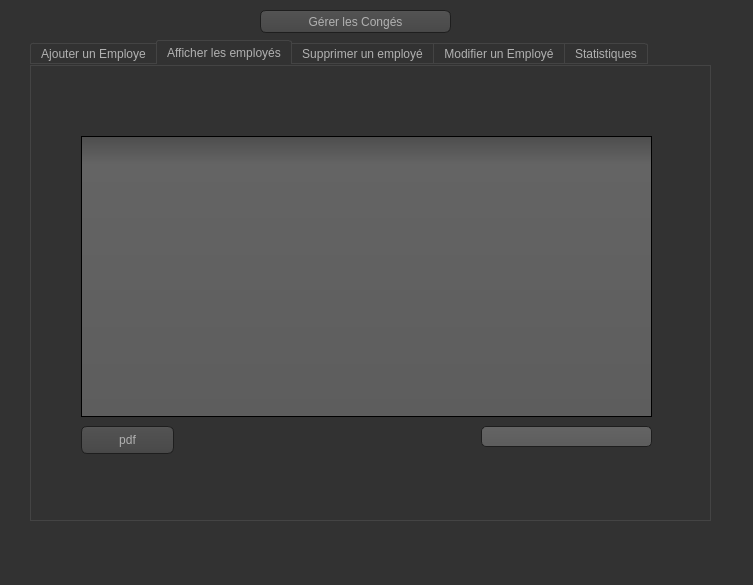
<?xml version="1.0" encoding="UTF-8"?>
<ui version="4.0">
 <class>MainWindow</class>
 <widget class="QMainWindow" name="MainWindow">
  <property name="geometry">
   <rect>
    <x>0</x>
    <y>0</y>
    <width>753</width>
    <height>585</height>
   </rect>
  </property>
  <property name="windowTitle">
   <string>MainWindow</string>
  </property>
  <property name="styleSheet">
   <string notr="true">QToolTip
{
     border: 1px solid black;
     background-color: #ffa02f;
     padding: 1px;
     border-radius: 3px;
     opacity: 100;
}

QWidget
{
    color: #b1b1b1;
    background-color: #323232;
}

QWidget:item:hover
{
    background-color: QLinearGradient( x1: 0, y1: 0, x2: 0, y2: 1, stop: 0 #ffa02f, stop: 1 #ca0619);
    color: #000000;
}

QWidget:item:selected
{
    background-color: QLinearGradient( x1: 0, y1: 0, x2: 0, y2: 1, stop: 0 #ffa02f, stop: 1 #d7801a);
}

QMenuBar::item
{
    background: transparent;
}

QMenuBar::item:selected
{
    background: transparent;
    border: 1px solid #ffaa00;
}

QMenuBar::item:pressed
{
    background: #444;
    border: 1px solid #000;
    background-color: QLinearGradient(
        x1:0, y1:0,
        x2:0, y2:1,
        stop:1 #212121,
        stop:0.4 #343434/*,
        stop:0.2 #343434,
        stop:0.1 #ffaa00*/
    );
    margin-bottom:-1px;
    padding-bottom:1px;
}

QMenu
{
    border: 1px solid #000;
}

QMenu::item
{
    padding: 2px 20px 2px 20px;
}

QMenu::item:selected
{
    color: #000000;
}

QWidget:disabled
{
    color: #404040;
    background-color: #323232;
}

QAbstractItemView
{
    background-color: QLinearGradient( x1: 0, y1: 0, x2: 0, y2: 1, stop: 0 #4d4d4d, stop: 0.1 #646464, stop: 1 #5d5d5d);
}

QWidget:focus
{
    /*border: 2px solid QLinearGradient( x1: 0, y1: 0, x2: 0, y2: 1, stop: 0 #ffa02f, stop: 1 #d7801a);*/
}

QLineEdit
{
    background-color: QLinearGradient( x1: 0, y1: 0, x2: 0, y2: 1, stop: 0 #4d4d4d, stop: 0 #646464, stop: 1 #5d5d5d);
    padding: 1px;
    border-style: solid;
    border: 1px solid #1e1e1e;
    border-radius: 5;
}

QPushButton
{
    color: #b1b1b1;
    background-color: QLinearGradient( x1: 0, y1: 0, x2: 0, y2: 1, stop: 0 #565656, stop: 0.1 #525252, stop: 0.5 #4e4e4e, stop: 0.9 #4a4a4a, stop: 1 #464646);
    border-width: 1px;
    border-color: #1e1e1e;
    border-style: solid;
    border-radius: 6;
    padding: 3px;
    font-size: 12px;
    padding-left: 5px;
    padding-right: 5px;
}

QPushButton:pressed
{
    background-color: QLinearGradient( x1: 0, y1: 0, x2: 0, y2: 1, stop: 0 #2d2d2d, stop: 0.1 #2b2b2b, stop: 0.5 #292929, stop: 0.9 #282828, stop: 1 #252525);
}

QComboBox
{
    selection-background-color: #ffaa00;
    background-color: QLinearGradient( x1: 0, y1: 0, x2: 0, y2: 1, stop: 0 #565656, stop: 0.1 #525252, stop: 0.5 #4e4e4e, stop: 0.9 #4a4a4a, stop: 1 #464646);
    border-style: solid;
    border: 1px solid #1e1e1e;
    border-radius: 5;
}

QComboBox:hover,QPushButton:hover
{
    border: 2px solid QLinearGradient( x1: 0, y1: 0, x2: 0, y2: 1, stop: 0 #ffa02f, stop: 1 #d7801a);
}


QComboBox:on
{
    padding-top: 3px;
    padding-left: 4px;
    background-color: QLinearGradient( x1: 0, y1: 0, x2: 0, y2: 1, stop: 0 #2d2d2d, stop: 0.1 #2b2b2b, stop: 0.5 #292929, stop: 0.9 #282828, stop: 1 #252525);
    selection-background-color: #ffaa00;
}

QComboBox QAbstractItemView
{
    border: 2px solid darkgray;
    selection-background-color: QLinearGradient( x1: 0, y1: 0, x2: 0, y2: 1, stop: 0 #ffa02f, stop: 1 #d7801a);
}

QComboBox::drop-down
{
     subcontrol-origin: padding;
     subcontrol-position: top right;
     width: 15px;

     border-left-width: 0px;
     border-left-color: darkgray;
     border-left-style: solid; /* just a single line */
     border-top-right-radius: 3px; /* same radius as the QComboBox */
     border-bottom-right-radius: 3px;
 }

QComboBox::down-arrow
{
     image: url(:/down_arrow.png);
}

QGroupBox:focus
{
border: 2px solid QLinearGradient( x1: 0, y1: 0, x2: 0, y2: 1, stop: 0 #ffa02f, stop: 1 #d7801a);
}

QTextEdit:focus
{
    border: 2px solid QLinearGradient( x1: 0, y1: 0, x2: 0, y2: 1, stop: 0 #ffa02f, stop: 1 #d7801a);
}

QScrollBar:horizontal {
     border: 1px solid #222222;
     background: QLinearGradient( x1: 0, y1: 0, x2: 0, y2: 1, stop: 0.0 #121212, stop: 0.2 #282828, stop: 1 #484848);
     height: 7px;
     margin: 0px 16px 0 16px;
}

QScrollBar::handle:horizontal
{
      background: QLinearGradient( x1: 0, y1: 0, x2: 1, y2: 0, stop: 0 #ffa02f, stop: 0.5 #d7801a, stop: 1 #ffa02f);
      min-height: 20px;
      border-radius: 2px;
}

QScrollBar::add-line:horizontal {
      border: 1px solid #1b1b19;
      border-radius: 2px;
      background: QLinearGradient( x1: 0, y1: 0, x2: 1, y2: 0, stop: 0 #ffa02f, stop: 1 #d7801a);
      width: 14px;
      subcontrol-position: right;
      subcontrol-origin: margin;
}

QScrollBar::sub-line:horizontal {
      border: 1px solid #1b1b19;
      border-radius: 2px;
      background: QLinearGradient( x1: 0, y1: 0, x2: 1, y2: 0, stop: 0 #ffa02f, stop: 1 #d7801a);
      width: 14px;
     subcontrol-position: left;
     subcontrol-origin: margin;
}

QScrollBar::right-arrow:horizontal, QScrollBar::left-arrow:horizontal
{
      border: 1px solid black;
      width: 1px;
      height: 1px;
      background: white;
}

QScrollBar::add-page:horizontal, QScrollBar::sub-page:horizontal
{
      background: none;
}

QScrollBar:vertical
{
      background: QLinearGradient( x1: 0, y1: 0, x2: 1, y2: 0, stop: 0.0 #121212, stop: 0.2 #282828, stop: 1 #484848);
      width: 7px;
      margin: 16px 0 16px 0;
      border: 1px solid #222222;
}

QScrollBar::handle:vertical
{
      background: QLinearGradient( x1: 0, y1: 0, x2: 0, y2: 1, stop: 0 #ffa02f, stop: 0.5 #d7801a, stop: 1 #ffa02f);
      min-height: 20px;
      border-radius: 2px;
}

QScrollBar::add-line:vertical
{
      border: 1px solid #1b1b19;
      border-radius: 2px;
      background: QLinearGradient( x1: 0, y1: 0, x2: 0, y2: 1, stop: 0 #ffa02f, stop: 1 #d7801a);
      height: 14px;
      subcontrol-position: bottom;
      subcontrol-origin: margin;
}

QScrollBar::sub-line:vertical
{
      border: 1px solid #1b1b19;
      border-radius: 2px;
      background: QLinearGradient( x1: 0, y1: 0, x2: 0, y2: 1, stop: 0 #d7801a, stop: 1 #ffa02f);
      height: 14px;
      subcontrol-position: top;
      subcontrol-origin: margin;
}

QScrollBar::up-arrow:vertical, QScrollBar::down-arrow:vertical
{
      border: 1px solid black;
      width: 1px;
      height: 1px;
      background: white;
}


QScrollBar::add-page:vertical, QScrollBar::sub-page:vertical
{
      background: none;
}

QTextEdit
{
    background-color: #242424;
}

QPlainTextEdit
{
    background-color: #242424;
}

QHeaderView::section
{
    background-color: QLinearGradient(x1:0, y1:0, x2:0, y2:1, stop:0 #616161, stop: 0.5 #505050, stop: 0.6 #434343, stop:1 #656565);
    color: white;
    padding-left: 4px;
    border: 1px solid #6c6c6c;
}

QCheckBox:disabled
{
color: #414141;
}

QDockWidget::title
{
    text-align: center;
    spacing: 3px; /* spacing between items in the tool bar */
    background-color: QLinearGradient(x1:0, y1:0, x2:0, y2:1, stop:0 #323232, stop: 0.5 #242424, stop:1 #323232);
}

QDockWidget::close-button, QDockWidget::float-button
{
    text-align: center;
    spacing: 1px; /* spacing between items in the tool bar */
    background-color: QLinearGradient(x1:0, y1:0, x2:0, y2:1, stop:0 #323232, stop: 0.5 #242424, stop:1 #323232);
}

QDockWidget::close-button:hover, QDockWidget::float-button:hover
{
    background: #242424;
}

QDockWidget::close-button:pressed, QDockWidget::float-button:pressed
{
    padding: 1px -1px -1px 1px;
}

QMainWindow::separator
{
    background-color: QLinearGradient(x1:0, y1:0, x2:0, y2:1, stop:0 #161616, stop: 0.5 #151515, stop: 0.6 #212121, stop:1 #343434);
    color: white;
    padding-left: 4px;
    border: 1px solid #4c4c4c;
    spacing: 3px; /* spacing between items in the tool bar */
}

QMainWindow::separator:hover
{

    background-color: QLinearGradient(x1:0, y1:0, x2:0, y2:1, stop:0 #d7801a, stop:0.5 #b56c17 stop:1 #ffa02f);
    color: white;
    padding-left: 4px;
    border: 1px solid #6c6c6c;
    spacing: 3px; /* spacing between items in the tool bar */
}

QToolBar::handle
{
     spacing: 3px; /* spacing between items in the tool bar */
     background: url(:/images/handle.png);
}

QMenu::separator
{
    height: 2px;
    background-color: QLinearGradient(x1:0, y1:0, x2:0, y2:1, stop:0 #161616, stop: 0.5 #151515, stop: 0.6 #212121, stop:1 #343434);
    color: white;
    padding-left: 4px;
    margin-left: 10px;
    margin-right: 5px;
}

QProgressBar
{
    border: 2px solid grey;
    border-radius: 5px;
    text-align: center;
}

QProgressBar::chunk
{
    background-color: #d7801a;
    width: 2.15px;
    margin: 0.5px;
}

QTabBar::tab {
    color: #b1b1b1;
    border: 1px solid #444;
    border-bottom-style: none;
    background-color: #323232;
    padding-left: 10px;
    padding-right: 10px;
    padding-top: 3px;
    padding-bottom: 2px;
    margin-right: -1px;
}

QTabWidget::pane {
    border: 1px solid #444;
    top: 1px;
}

QTabBar::tab:last
{
    margin-right: 0; /* the last selected tab has nothing to overlap with on the right */
    border-top-right-radius: 3px;
}

QTabBar::tab:first:!selected
{
 margin-left: 0px; /* the last selected tab has nothing to overlap with on the right */


    border-top-left-radius: 3px;
}

QTabBar::tab:!selected
{
    color: #b1b1b1;
    border-bottom-style: solid;
    margin-top: 3px;
    background-color: QLinearGradient(x1:0, y1:0, x2:0, y2:1, stop:1 #212121, stop:.4 #343434);
}

QTabBar::tab:selected
{
    border-top-left-radius: 3px;
    border-top-right-radius: 3px;
    margin-bottom: 0px;
}

QTabBar::tab:!selected:hover
{
    /*border-top: 2px solid #ffaa00;
    padding-bottom: 3px;*/
    border-top-left-radius: 3px;
    border-top-right-radius: 3px;
    background-color: QLinearGradient(x1:0, y1:0, x2:0, y2:1, stop:1 #212121, stop:0.4 #343434, stop:0.2 #343434, stop:0.1 #ffaa00);
}

QRadioButton::indicator:checked, QRadioButton::indicator:unchecked{
    color: #b1b1b1;
    background-color: #323232;
    border: 1px solid #b1b1b1;
    border-radius: 6px;
}

QRadioButton::indicator:checked
{
    background-color: qradialgradient(
        cx: 0.5, cy: 0.5,
        fx: 0.5, fy: 0.5,
        radius: 1.0,
        stop: 0.25 #ffaa00,
        stop: 0.3 #323232
    );
}

QCheckBox::indicator{
    color: #b1b1b1;
    background-color: #323232;
    border: 1px solid #b1b1b1;
    width: 9px;
    height: 9px;
}

QRadioButton::indicator
{
    border-radius: 6px;
}

QRadioButton::indicator:hover, QCheckBox::indicator:hover
{
    border: 1px solid #ffaa00;
}

QCheckBox::indicator:checked
{
    image:url(:/images/checkbox.png);
}

QCheckBox::indicator:disabled, QRadioButton::indicator:disabled
{
    border: 1px solid #444;
}</string>
  </property>
  <widget class="QWidget" name="centralwidget">
   <widget class="QStackedWidget" name="stackedWidget">
    <property name="geometry">
     <rect>
      <x>-30</x>
      <y>10</y>
      <width>751</width>
      <height>551</height>
     </rect>
    </property>
    <property name="lineWidth">
     <number>2</number>
    </property>
    <property name="currentIndex">
     <number>1</number>
    </property>
    <widget class="QWidget" name="Modifier">
     <widget class="QTabWidget" name="tabWidget_2">
      <property name="geometry">
       <rect>
        <x>80</x>
        <y>60</y>
        <width>531</width>
        <height>281</height>
       </rect>
      </property>
      <property name="currentIndex">
       <number>4</number>
      </property>
      <widget class="QWidget" name="tab_10">
       <attribute name="title">
        <string>Ajouter un congé</string>
       </attribute>
       <widget class="QGroupBox" name="groupBox_4">
        <property name="geometry">
         <rect>
          <x>20</x>
          <y>20</y>
          <width>461</width>
          <height>221</height>
         </rect>
        </property>
        <property name="title">
         <string>Ajout</string>
        </property>
        <widget class="QLabel" name="label_19">
         <property name="geometry">
          <rect>
           <x>20</x>
           <y>50</y>
           <width>55</width>
           <height>16</height>
          </rect>
         </property>
         <property name="text">
          <string>Identifiant</string>
         </property>
        </widget>
        <widget class="QLabel" name="label_20">
         <property name="geometry">
          <rect>
           <x>20</x>
           <y>120</y>
           <width>55</width>
           <height>16</height>
          </rect>
         </property>
         <property name="text">
          <string>Prenom</string>
         </property>
        </widget>
        <widget class="QLabel" name="label_21">
         <property name="geometry">
          <rect>
           <x>260</x>
           <y>40</y>
           <width>55</width>
           <height>16</height>
          </rect>
         </property>
         <property name="text">
          <string>Date</string>
         </property>
        </widget>
        <widget class="QLineEdit" name="le_prenom_conge">
         <property name="geometry">
          <rect>
           <x>110</x>
           <y>120</y>
           <width>113</width>
           <height>22</height>
          </rect>
         </property>
        </widget>
        <widget class="QLineEdit" name="le_date">
         <property name="geometry">
          <rect>
           <x>320</x>
           <y>40</y>
           <width>113</width>
           <height>22</height>
          </rect>
         </property>
        </widget>
        <widget class="QPushButton" name="pb_ajouter_conge">
         <property name="geometry">
          <rect>
           <x>340</x>
           <y>160</y>
           <width>93</width>
           <height>28</height>
          </rect>
         </property>
         <property name="styleSheet">
          <string notr="true">background-color: rgb(200, 134, 2);
color: rgb(0, 0, 0);</string>
         </property>
         <property name="text">
          <string>Ajouter</string>
         </property>
        </widget>
        <widget class="QLabel" name="label_22">
         <property name="geometry">
          <rect>
           <x>260</x>
           <y>90</y>
           <width>47</width>
           <height>14</height>
          </rect>
         </property>
         <property name="text">
          <string>Durée</string>
         </property>
        </widget>
        <widget class="QLabel" name="label_23">
         <property name="geometry">
          <rect>
           <x>20</x>
           <y>83</y>
           <width>47</width>
           <height>21</height>
          </rect>
         </property>
         <property name="text">
          <string>Nom</string>
         </property>
        </widget>
        <widget class="QLineEdit" name="le_nom_conge">
         <property name="geometry">
          <rect>
           <x>110</x>
           <y>80</y>
           <width>113</width>
           <height>22</height>
          </rect>
         </property>
        </widget>
        <widget class="QLineEdit" name="le_duree">
         <property name="geometry">
          <rect>
           <x>320</x>
           <y>80</y>
           <width>113</width>
           <height>22</height>
          </rect>
         </property>
        </widget>
        <widget class="QLineEdit" name="le_id_conge">
         <property name="geometry">
          <rect>
           <x>110</x>
           <y>40</y>
           <width>113</width>
           <height>22</height>
          </rect>
         </property>
        </widget>
        <widget class="QDateEdit" name="date_conge">
         <property name="geometry">
          <rect>
           <x>110</x>
           <y>160</y>
           <width>110</width>
           <height>22</height>
          </rect>
         </property>
        </widget>
       </widget>
      </widget>
      <widget class="QWidget" name="tab_11">
       <attribute name="title">
        <string>Afficher les congés</string>
       </attribute>
       <widget class="QTableView" name="tab_conge">
        <property name="geometry">
         <rect>
          <x>20</x>
          <y>10</y>
          <width>501</width>
          <height>201</height>
         </rect>
        </property>
       </widget>
       <widget class="QPushButton" name="pdf_conge">
        <property name="geometry">
         <rect>
          <x>20</x>
          <y>220</y>
          <width>93</width>
          <height>28</height>
         </rect>
        </property>
        <property name="text">
         <string>pdf</string>
        </property>
       </widget>
       <widget class="QLineEdit" name="le_chercher_conge">
        <property name="geometry">
         <rect>
          <x>320</x>
          <y>220</y>
          <width>191</width>
          <height>21</height>
         </rect>
        </property>
       </widget>
      </widget>
      <widget class="QWidget" name="tab_12">
       <attribute name="title">
        <string>Supprimer un congé</string>
       </attribute>
       <widget class="QLabel" name="label_24">
        <property name="geometry">
         <rect>
          <x>160</x>
          <y>80</y>
          <width>55</width>
          <height>16</height>
         </rect>
        </property>
        <property name="text">
         <string>Identifiant</string>
        </property>
       </widget>
       <widget class="QLineEdit" name="le_id_supp_conge">
        <property name="geometry">
         <rect>
          <x>230</x>
          <y>80</y>
          <width>113</width>
          <height>22</height>
         </rect>
        </property>
       </widget>
       <widget class="QPushButton" name="pb_supprimer_conge">
        <property name="geometry">
         <rect>
          <x>210</x>
          <y>150</y>
          <width>93</width>
          <height>28</height>
         </rect>
        </property>
        <property name="styleSheet">
         <string notr="true">background-color: rgb(200, 134, 2);
color: rgb(0, 0, 0);</string>
        </property>
        <property name="text">
         <string>Supprimer</string>
        </property>
       </widget>
      </widget>
      <widget class="QWidget" name="tab_4">
       <attribute name="title">
        <string>Modifier un Conge</string>
       </attribute>
       <widget class="QGroupBox" name="groupBox_7">
        <property name="geometry">
         <rect>
          <x>30</x>
          <y>20</y>
          <width>461</width>
          <height>221</height>
         </rect>
        </property>
        <property name="title">
         <string>Modification</string>
        </property>
        <widget class="QLabel" name="label_37">
         <property name="geometry">
          <rect>
           <x>20</x>
           <y>50</y>
           <width>55</width>
           <height>21</height>
          </rect>
         </property>
         <property name="text">
          <string>Identifiant</string>
         </property>
        </widget>
        <widget class="QLabel" name="label_38">
         <property name="geometry">
          <rect>
           <x>20</x>
           <y>110</y>
           <width>55</width>
           <height>21</height>
          </rect>
         </property>
         <property name="text">
          <string>Prenom</string>
         </property>
        </widget>
        <widget class="QLabel" name="label_39">
         <property name="geometry">
          <rect>
           <x>260</x>
           <y>45</y>
           <width>55</width>
           <height>31</height>
          </rect>
         </property>
         <property name="text">
          <string>Date</string>
         </property>
        </widget>
        <widget class="QLineEdit" name="le_prenom_conge_mod">
         <property name="geometry">
          <rect>
           <x>110</x>
           <y>110</y>
           <width>113</width>
           <height>22</height>
          </rect>
         </property>
        </widget>
        <widget class="QLineEdit" name="le_date_mod">
         <property name="geometry">
          <rect>
           <x>310</x>
           <y>50</y>
           <width>113</width>
           <height>22</height>
          </rect>
         </property>
        </widget>
        <widget class="QPushButton" name="pb_modifier_conge">
         <property name="geometry">
          <rect>
           <x>330</x>
           <y>130</y>
           <width>93</width>
           <height>28</height>
          </rect>
         </property>
         <property name="styleSheet">
          <string notr="true">background-color: rgb(200, 134, 2);
color: rgb(0, 0, 0);</string>
         </property>
         <property name="text">
          <string>Modifier</string>
         </property>
        </widget>
        <widget class="QLabel" name="label_40">
         <property name="geometry">
          <rect>
           <x>260</x>
           <y>80</y>
           <width>47</width>
           <height>21</height>
          </rect>
         </property>
         <property name="text">
          <string>Durée</string>
         </property>
        </widget>
        <widget class="QLabel" name="label_41">
         <property name="geometry">
          <rect>
           <x>20</x>
           <y>73</y>
           <width>47</width>
           <height>41</height>
          </rect>
         </property>
         <property name="text">
          <string>Nom</string>
         </property>
        </widget>
        <widget class="QLineEdit" name="le_nom_conge_mod">
         <property name="geometry">
          <rect>
           <x>110</x>
           <y>80</y>
           <width>113</width>
           <height>22</height>
          </rect>
         </property>
        </widget>
        <widget class="QLineEdit" name="le_duree_mod">
         <property name="geometry">
          <rect>
           <x>310</x>
           <y>80</y>
           <width>113</width>
           <height>22</height>
          </rect>
         </property>
        </widget>
        <widget class="QLineEdit" name="le_id_conge_mod">
         <property name="geometry">
          <rect>
           <x>110</x>
           <y>50</y>
           <width>113</width>
           <height>22</height>
          </rect>
         </property>
        </widget>
        <widget class="QPushButton" name="pdf">
         <property name="geometry">
          <rect>
           <x>330</x>
           <y>170</y>
           <width>93</width>
           <height>28</height>
          </rect>
         </property>
         <property name="styleSheet">
          <string notr="true">color: rgb(200, 134, 2)</string>
         </property>
         <property name="text">
          <string>pdf</string>
         </property>
        </widget>
       </widget>
      </widget>
      <widget class="QWidget" name="tab_6">
       <attribute name="title">
        <string>Statistiques </string>
       </attribute>
       <widget class="QFrame" name="stat_conge">
        <property name="geometry">
         <rect>
          <x>0</x>
          <y>0</y>
          <width>521</width>
          <height>251</height>
         </rect>
        </property>
        <layout class="QHBoxLayout" name="horizontalLayout"/>
       </widget>
      </widget>
     </widget>
     <widget class="QPushButton" name="bn_employe">
      <property name="geometry">
       <rect>
        <x>250</x>
        <y>20</y>
        <width>221</width>
        <height>23</height>
       </rect>
      </property>
      <property name="text">
       <string>Employé</string>
      </property>
     </widget>
    </widget>
    <widget class="QWidget" name="page_2">
     <widget class="QTabWidget" name="tabWidget">
      <property name="geometry">
       <rect>
        <x>60</x>
        <y>30</y>
        <width>681</width>
        <height>481</height>
       </rect>
      </property>
      <property name="currentIndex">
       <number>1</number>
      </property>
      <widget class="QWidget" name="tab">
       <attribute name="title">
        <string>Ajouter un Employe</string>
       </attribute>
       <widget class="QGroupBox" name="groupBox">
        <property name="geometry">
         <rect>
          <x>20</x>
          <y>10</y>
          <width>461</width>
          <height>221</height>
         </rect>
        </property>
        <property name="title">
         <string>Ajout</string>
        </property>
        <widget class="QLabel" name="label">
         <property name="geometry">
          <rect>
           <x>20</x>
           <y>50</y>
           <width>55</width>
           <height>16</height>
          </rect>
         </property>
         <property name="text">
          <string>Identifiant</string>
         </property>
        </widget>
        <widget class="QLabel" name="label_2">
         <property name="geometry">
          <rect>
           <x>250</x>
           <y>40</y>
           <width>55</width>
           <height>16</height>
          </rect>
         </property>
         <property name="text">
          <string>Nom</string>
         </property>
        </widget>
        <widget class="QLabel" name="label_3">
         <property name="geometry">
          <rect>
           <x>250</x>
           <y>80</y>
           <width>55</width>
           <height>16</height>
          </rect>
         </property>
         <property name="text">
          <string>Prenom</string>
         </property>
        </widget>
        <widget class="QLineEdit" name="le_nom">
         <property name="geometry">
          <rect>
           <x>320</x>
           <y>40</y>
           <width>113</width>
           <height>22</height>
          </rect>
         </property>
        </widget>
        <widget class="QLineEdit" name="le_prenom">
         <property name="geometry">
          <rect>
           <x>320</x>
           <y>80</y>
           <width>113</width>
           <height>22</height>
          </rect>
         </property>
        </widget>
        <widget class="QPushButton" name="pb_ajouter">
         <property name="geometry">
          <rect>
           <x>340</x>
           <y>160</y>
           <width>93</width>
           <height>28</height>
          </rect>
         </property>
         <property name="styleSheet">
          <string notr="true">background-color: rgb(200, 134, 2);
color: rgb(0, 0, 0);</string>
         </property>
         <property name="text">
          <string>Ajouter</string>
         </property>
        </widget>
        <widget class="QLabel" name="label_5">
         <property name="geometry">
          <rect>
           <x>250</x>
           <y>120</y>
           <width>47</width>
           <height>14</height>
          </rect>
         </property>
         <property name="text">
          <string>Position</string>
         </property>
        </widget>
        <widget class="QLabel" name="label_6">
         <property name="geometry">
          <rect>
           <x>20</x>
           <y>90</y>
           <width>47</width>
           <height>14</height>
          </rect>
         </property>
         <property name="text">
          <string>CIN</string>
         </property>
        </widget>
        <widget class="QLineEdit" name="le_cin">
         <property name="geometry">
          <rect>
           <x>110</x>
           <y>80</y>
           <width>113</width>
           <height>22</height>
          </rect>
         </property>
        </widget>
        <widget class="QLineEdit" name="le_id">
         <property name="geometry">
          <rect>
           <x>110</x>
           <y>40</y>
           <width>113</width>
           <height>20</height>
          </rect>
         </property>
        </widget>
        <widget class="QComboBox" name="comboBox">
         <property name="geometry">
          <rect>
           <x>320</x>
           <y>120</y>
           <width>111</width>
           <height>22</height>
          </rect>
         </property>
         <item>
          <property name="text">
           <string>Employe</string>
          </property>
         </item>
         <item>
          <property name="text">
           <string>Administration</string>
          </property>
         </item>
         <item>
          <property name="text">
           <string>Ouvrier</string>
          </property>
         </item>
        </widget>
        <widget class="QLineEdit" name="le_tel">
         <property name="geometry">
          <rect>
           <x>110</x>
           <y>120</y>
           <width>113</width>
           <height>20</height>
          </rect>
         </property>
        </widget>
        <widget class="QLabel" name="label_12">
         <property name="geometry">
          <rect>
           <x>20</x>
           <y>120</y>
           <width>61</width>
           <height>16</height>
          </rect>
         </property>
         <property name="text">
          <string>Telephone</string>
         </property>
        </widget>
       </widget>
      </widget>
      <widget class="QWidget" name="tab_2">
       <attribute name="title">
        <string>Afficher les employés</string>
       </attribute>
       <widget class="QTableView" name="tab_employe">
        <property name="geometry">
         <rect>
          <x>50</x>
          <y>70</y>
          <width>571</width>
          <height>281</height>
         </rect>
        </property>
        <property name="autoFillBackground">
         <bool>false</bool>
        </property>
        <property name="frameShadow">
         <enum>QFrame::Sunken</enum>
        </property>
        <property name="lineWidth">
         <number>1</number>
        </property>
        <property name="sizeAdjustPolicy">
         <enum>QAbstractScrollArea::AdjustToContents</enum>
        </property>
       </widget>
       <widget class="QPushButton" name="pdf_employe">
        <property name="geometry">
         <rect>
          <x>50</x>
          <y>360</y>
          <width>93</width>
          <height>28</height>
         </rect>
        </property>
        <property name="text">
         <string>pdf</string>
        </property>
       </widget>
       <widget class="QLineEdit" name="rechercher">
        <property name="geometry">
         <rect>
          <x>450</x>
          <y>360</y>
          <width>171</width>
          <height>21</height>
         </rect>
        </property>
       </widget>
      </widget>
      <widget class="QWidget" name="tab_3">
       <attribute name="title">
        <string>Supprimer un employé</string>
       </attribute>
       <widget class="QLabel" name="label_4">
        <property name="geometry">
         <rect>
          <x>180</x>
          <y>60</y>
          <width>55</width>
          <height>16</height>
         </rect>
        </property>
        <property name="text">
         <string>Identifiant</string>
        </property>
       </widget>
       <widget class="QLineEdit" name="le_id_supp">
        <property name="geometry">
         <rect>
          <x>260</x>
          <y>60</y>
          <width>113</width>
          <height>22</height>
         </rect>
        </property>
       </widget>
       <widget class="QPushButton" name="pb_supprimer">
        <property name="geometry">
         <rect>
          <x>230</x>
          <y>130</y>
          <width>93</width>
          <height>28</height>
         </rect>
        </property>
        <property name="styleSheet">
         <string notr="true">background-color: rgb(200, 134, 2);
color: rgb(0, 0, 0);</string>
        </property>
        <property name="text">
         <string>Supprimer</string>
        </property>
       </widget>
      </widget>
      <widget class="QWidget" name="tab_5">
       <attribute name="title">
        <string>Modifier un Employé</string>
       </attribute>
       <widget class="QGroupBox" name="groupBox_2">
        <property name="geometry">
         <rect>
          <x>20</x>
          <y>10</y>
          <width>461</width>
          <height>221</height>
         </rect>
        </property>
        <property name="title">
         <string>Modification</string>
        </property>
        <widget class="QLabel" name="label_7">
         <property name="geometry">
          <rect>
           <x>20</x>
           <y>40</y>
           <width>55</width>
           <height>21</height>
          </rect>
         </property>
         <property name="text">
          <string>Identifiant</string>
         </property>
        </widget>
        <widget class="QLabel" name="label_8">
         <property name="geometry">
          <rect>
           <x>240</x>
           <y>30</y>
           <width>55</width>
           <height>16</height>
          </rect>
         </property>
         <property name="text">
          <string>Nom</string>
         </property>
        </widget>
        <widget class="QLabel" name="label_9">
         <property name="geometry">
          <rect>
           <x>240</x>
           <y>70</y>
           <width>55</width>
           <height>16</height>
          </rect>
         </property>
         <property name="text">
          <string>Prenom</string>
         </property>
        </widget>
        <widget class="QLineEdit" name="le_nom_modifier">
         <property name="geometry">
          <rect>
           <x>300</x>
           <y>30</y>
           <width>113</width>
           <height>22</height>
          </rect>
         </property>
        </widget>
        <widget class="QLineEdit" name="le_prenom_modifier">
         <property name="geometry">
          <rect>
           <x>300</x>
           <y>70</y>
           <width>113</width>
           <height>22</height>
          </rect>
         </property>
        </widget>
        <widget class="QPushButton" name="pb_modifier_emp">
         <property name="geometry">
          <rect>
           <x>320</x>
           <y>160</y>
           <width>93</width>
           <height>28</height>
          </rect>
         </property>
         <property name="styleSheet">
          <string notr="true">background-color: rgb(200, 134, 2);
color: rgb(0, 0, 0);</string>
         </property>
         <property name="text">
          <string>Modifier</string>
         </property>
        </widget>
        <widget class="QLabel" name="label_10">
         <property name="geometry">
          <rect>
           <x>240</x>
           <y>120</y>
           <width>47</width>
           <height>14</height>
          </rect>
         </property>
         <property name="text">
          <string>Position</string>
         </property>
        </widget>
        <widget class="QLabel" name="label_11">
         <property name="geometry">
          <rect>
           <x>20</x>
           <y>70</y>
           <width>47</width>
           <height>14</height>
          </rect>
         </property>
         <property name="text">
          <string>CIN</string>
         </property>
        </widget>
        <widget class="QLineEdit" name="le_cin_modifier">
         <property name="geometry">
          <rect>
           <x>110</x>
           <y>70</y>
           <width>113</width>
           <height>22</height>
          </rect>
         </property>
        </widget>
        <widget class="QLineEdit" name="le_position_modifier">
         <property name="geometry">
          <rect>
           <x>300</x>
           <y>110</y>
           <width>113</width>
           <height>22</height>
          </rect>
         </property>
        </widget>
        <widget class="QLineEdit" name="le_id_modifier">
         <property name="geometry">
          <rect>
           <x>110</x>
           <y>40</y>
           <width>113</width>
           <height>20</height>
          </rect>
         </property>
        </widget>
       </widget>
      </widget>
      <widget class="QWidget" name="tab_7">
       <attribute name="title">
        <string>Statistiques</string>
       </attribute>
       <widget class="QFrame" name="stat_employe">
        <property name="geometry">
         <rect>
          <x>0</x>
          <y>10</y>
          <width>671</width>
          <height>441</height>
         </rect>
        </property>
        <layout class="QHBoxLayout" name="horizontalLayout_2"/>
       </widget>
      </widget>
     </widget>
     <widget class="QPushButton" name="bn_conge">
      <property name="geometry">
       <rect>
        <x>290</x>
        <y>0</y>
        <width>191</width>
        <height>23</height>
       </rect>
      </property>
      <property name="text">
       <string>Gérer les Congés</string>
      </property>
     </widget>
    </widget>
   </widget>
  </widget>
  <widget class="QMenuBar" name="menubar">
   <property name="geometry">
    <rect>
     <x>0</x>
     <y>0</y>
     <width>753</width>
     <height>22</height>
    </rect>
   </property>
  </widget>
  <widget class="QStatusBar" name="statusbar"/>
 </widget>
 <resources/>
 <connections/>
</ui>
